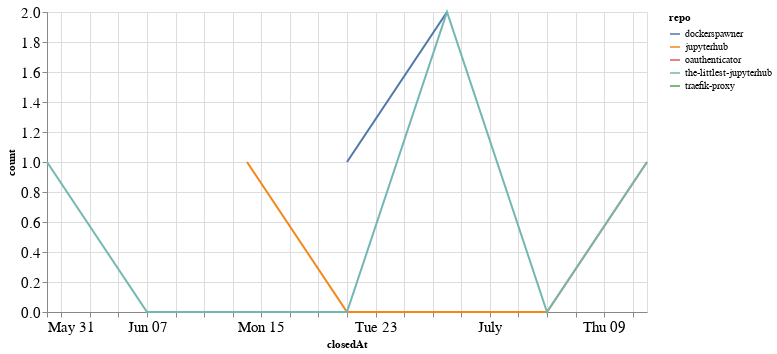

Source (notebook cell):
### Code cell
closed_by_time = closed_by.groupby('repo').resample('W', on='closedAt').count()['author'].reset_index()
closed_by_time = closed_by_time.rename(columns={'author': 'count'})

alt.Chart(closed_by_time, width=600).mark_line().encode(
    x='closedAt',
    y='count',
    color='repo',
    tooltip="repo"
)

### Figure 1 — Vega-Lite specification as saved in the notebook (floating-point values rounded to 4 significant figures)
{"config": {"axisLeft": {"labelFontSize": 15}, "axisBottom": {"labelFontSize": 15}}, "data": {"name": "data-2ac8a0f90f3392d2fafd8ea157871160"}, "mark": "line", "encoding": {"color": {"type": "nominal", "field": "repo"}, "tooltip": {"type": "nominal", "field": "repo"}, "x": {"type": "temporal", "field": "closedAt"}, "y": {"type": "quantitative", "field": "count"}}, "width": 600, "$schema": "https://vega.github.io/schema/vega-lite/v4.8.1.json", "datasets": {"data-2ac8a0f90f3392d2fafd8ea157871160": [{"repo": "dockerspawner", "closedAt": "2020-06-21T00:00:00", "count": 1}, {"repo": "dockerspawner", "closedAt": "2020-06-28T00:00:00", "count": 2}, {"repo": "jupyterhub", "closedAt": "2020-06-14T00:00:00", "count": 1}, {"repo": "jupyterhub", "closedAt": "2020-06-21T00:00:00", "count": 0}, {"repo": "jupyterhub", "closedAt": "2020-06-28T00:00:00", "count": 0}, {"repo": "jupyterhub", "closedAt": "2020-07-05T00:00:00", "count": 0}, {"repo": "jupyterhub", "closedAt": "2020-07-12T00:00:00", "count": 1}, {"repo": "oauthenticator", "closedAt": "2020-06-21T00:00:00", "count": 1}, {"repo": "the-littlest-jupyterhub", "closedAt": "2020-05-31T00:00:00", "count": 1}, {"repo": "the-littlest-jupyterhub", "closedAt": "2020-06-07T00:00:00", "count": 0}, {"repo": "the-littlest-jupyterhub", "closedAt": "2020-06-14T00:00:00", "count": 0}, {"repo": "the-littlest-jupyterhub", "closedAt": "2020-06-21T00:00:00", "count": 0}, {"repo": "the-littlest-jupyterhub", "closedAt": "2020-06-28T00:00:00", "count": 2}, {"repo": "the-littlest-jupyterhub", "closedAt": "2020-07-05T00:00:00", "count": 0}, {"repo": "the-littlest-jupyterhub", "closedAt": "2020-07-12T00:00:00", "count": 1}, {"repo": "traefik-proxy", "closedAt": "2020-05-31T00:00:00", "count": 1}]}}
